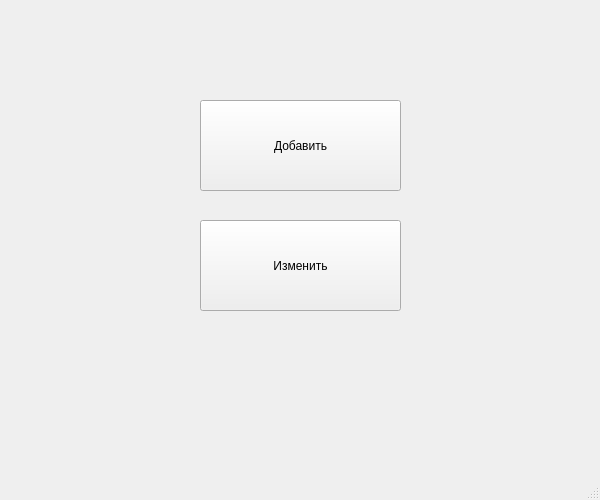
<?xml version="1.0" encoding="UTF-8"?>
<ui version="4.0">
 <class>MainWindow</class>
 <widget class="QMainWindow" name="MainWindow">
  <property name="geometry">
   <rect>
    <x>0</x>
    <y>0</y>
    <width>600</width>
    <height>500</height>
   </rect>
  </property>
  <property name="windowTitle">
   <string>MainWindow</string>
  </property>
  <widget class="QWidget" name="centralwidget">
   <widget class="QPushButton" name="add">
    <property name="geometry">
     <rect>
      <x>200</x>
      <y>100</y>
      <width>201</width>
      <height>91</height>
     </rect>
    </property>
    <property name="text">
     <string>Добавить</string>
    </property>
   </widget>
   <widget class="QPushButton" name="edit">
    <property name="geometry">
     <rect>
      <x>200</x>
      <y>220</y>
      <width>201</width>
      <height>91</height>
     </rect>
    </property>
    <property name="text">
     <string>Изменить</string>
    </property>
   </widget>
  </widget>
  <widget class="QStatusBar" name="statusbar"/>
 </widget>
 <resources/>
 <connections/>
</ui>
